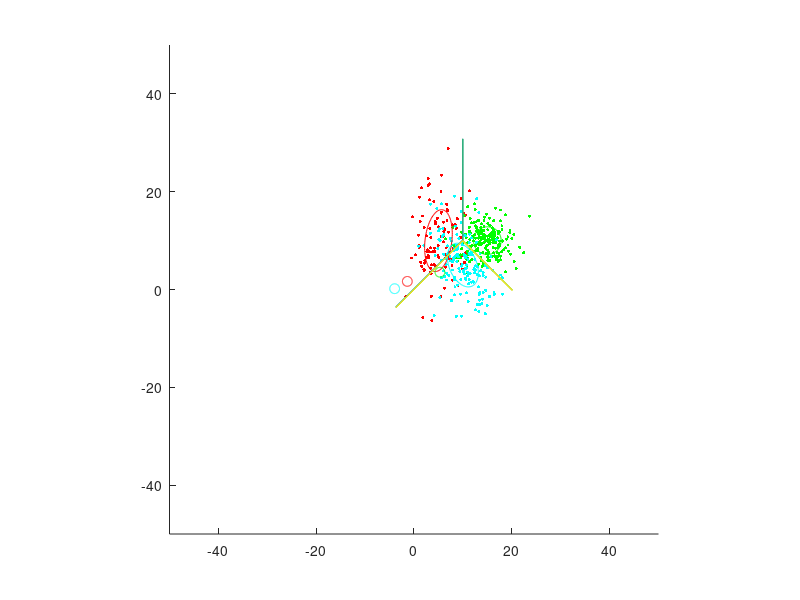
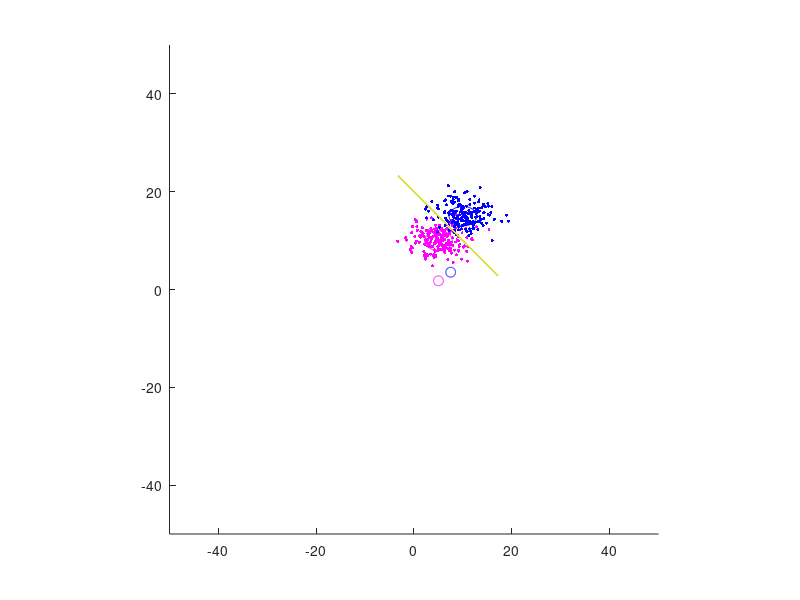

The MATLAB source for these figures, in order:
function main

    clear;
    clf();

    gridSize = 0.1;
    %CASE 1:

    Na = 200;
    muA = [5; 10];
    covarA = [8 0; 0 4];
    colourA = 'm'

    Nb = 200;
    muB = [10; 15];
    covarB = [8 0; 0 4];
    colourB = 'b'

    %CASE 2:
    Nc = 100;
    muC = [5; 10];
    covarC = [8 4; 4 40];
    colourC = 'r'

    Nd = 200;
    muD = [15; 10];
    covarD = [8 0; 0 8];
    colourD = 'g'

    Ne = 150;
    muE = [10; 5];
    covarE = [10 -5; -5 20;]
    colourE = 'c'

    %Generate bivariate normal distribution with mean vector and covariance
    %matrix
    dataA = gen_normal_distribution(Na, muA, covarA);
    figure(1);
    scatter(dataA(:,1), dataA(:,2), 5, colourA, 'filled');
    hold on;

    dataB = gen_normal_distribution(Nb, muB, covarB);
    scatter(dataB(:,1), dataB(:,2), 5, colourB, 'filled');
    hold on;

    figure(2);
    dataC = gen_normal_distribution(Nc, muC, covarC);
    scatter(dataC(:,1), dataC(:,2), 5, colourC, 'filled');
    hold on;
    dataD = gen_normal_distribution(Nd, muD, covarD);
    scatter(dataD(:,1), dataD(:,2), 5, colourD, 'filled');
    hold on;
    dataE = gen_normal_distribution(Ne, muE, covarE);
    scatter(dataE(:,1), dataE(:,2), 5, colourE, 'filled');
    hold on;

    %Find whitening transform W -> unit std.dev. contour
    [eigen_vec_A, eigen_diag_A] = get_eigenvalues(covarA);

    %plot ellipse
    figure(1);
    thetaA = atan2(eigen_vec_A(3),eigen_vec_A(1));
    draw_ellipse(muA(1), muA(2), thetaA, sqrt(eigen_diag_A(1)), sqrt(eigen_diag_A(4)), colourA);
    hold on;

    [eigen_vec_B, eigen_diag_B] = get_eigenvalues(covarB);
    thetaB = atan2(eigen_vec_B(3),eigen_vec_B(1));
    draw_ellipse(muB(1), muB(2), thetaB, sqrt(eigen_diag_B(1)), sqrt(eigen_diag_B(4)), colourB);
    hold on;

    figure(2);
    [eigen_vec_C, eigen_diag_C] = get_eigenvalues(covarC);
    thetaC = atan2(eigen_vec_C(3),eigen_vec_C(1));
    draw_ellipse(muC(1), muC(2), thetaC, sqrt(eigen_diag_C(1)), sqrt(eigen_diag_C(4)), colourC);
    hold on;

    [eigen_vec_D, eigen_diag_D] = get_eigenvalues(covarD);
    thetaD = atan2(eigen_vec_D(3),eigen_vec_D(1));
    draw_ellipse(muD(1), muD(2), thetaD, sqrt(eigen_diag_D(1)), sqrt(eigen_diag_D(4)), colourD);
    hold on;

    [eigen_vec_E, eigen_diag_E] = get_eigenvalues(covarE);
    thetaE = atan2(eigen_vec_E(3),eigen_vec_E(1));
    draw_ellipse(muE(1), muE(2), thetaE, sqrt(eigen_diag_E(1)), sqrt(eigen_diag_E(4)), colourE);
    hold on;

    whiten_A = eigen_diag_A^(-1/2) * transpose(eigen_vec_A);
    whiten_B = eigen_diag_B^(-1/2) * transpose(eigen_vec_B);
    whiten_C = eigen_diag_C^(-1/2) * transpose(eigen_vec_C);
    whiten_D = eigen_diag_D^(-1/2) * transpose(eigen_vec_D);
    whiten_E = eigen_diag_E^(-1/2) * transpose(eigen_vec_E);

    muA_whitened = whiten_A * muA;
    muB_whitened = whiten_B * muB;
    muC_whitened = whiten_C * muC;
    muD_whitened = whiten_D * muD;
    muE_whitened = whiten_E * muE;

    figure(1)
    %draw unit standard deviation contours of class A and B
    draw_circle(muA_whitened, colourA);
    draw_circle(muB_whitened, colourB);

    %MED: plot MED decision boundary with original means
%     syms xA xB;
%     %ezplot(transpose(muB - muA)*[xA; xB] + 1/2 * (transpose(muA) * muA - transpose(muB) * muB) == 0, [-100, 100]);
%     %GED: plot GED decision boundary with Whitening-transformed means
%     syms xA_w xB_w;
%     ezplot(transpose(muB_whitened - muA_whitened)*[xA_w; xB_w] + 1/2 * (transpose(muA_whitened) * muA_whitened - transpose(muB_whitened) * muB_whitened) == 0, [-100, 100]);

    %MAP:
%     countAB = size(dataA) + size(dataB);
%     pA = size(dataA)/countAB;
%     pB = size(dataB)/countAB;
    %MAP_2classes(covarA, covarB, muA, muB, pA, pB);

    %NN:
    %For every point in A, find shortest distance to a B point, find mid
    %distance

    figure(2)
    %draw unit standard deviation contours of class C, D and E
    draw_circle(muC_whitened, colourC);
    draw_circle(muD_whitened, colourD);
    draw_circle(muE_whitened, colourE);
    %do we find 3 decision boundaries of A/B, A/C and B/C because we have
    %three classes?
    %syms xC xD xE;
    %explot();


    %-----------------
    %
    %-----------------
    AB_means = [muA muB]
    AB_tmeans = [muA_whitened muB_whitened]
    AB_transforms = [whiten_A whiten_B]
    
    CDE_means = [muC muD muE]
    CDE_tmeans = [muC_whitened muD_whitened muE_whitened]
    CDE_transforms = [whiten_C whiten_D whiten_E]
    
    %Grid Helper
    [xVals_AB, yVals_AB, grid_AB] = prepareGrid(gridSize, dataA, dataB);
    [xVals_CDE, yVals_CDE, grid_CDE] = prepareGrid(gridSize, dataC, dataD, dataE);

    
    ab = plot_MED(grid_AB, xVals_AB, yVals_AB, AB_means, 1);
    figure(1);
    contour(xVals_AB, yVals_AB,ab);
    hold on;
    cde = plot_MED(grid_CDE, xVals_CDE, yVals_CDE, CDE_means, 2);
    figure(2);
    contour(xVals_CDE, yVals_CDE,cde);
    hold on;
    %plot_GED(grid_AB, xVals_AB, yVals_AB, AB_tmeans, AB_transforms);
    
    print('help')
end

function MAP_2classes(s1, s2, mu1, mu2, p1, p2)
    q0 = inv(s1) - inv(s2)
    q1 = 2 * (transpose(mu2)* inv(s2) - transpose(mu1)* inv(s1))
    q2 = transpose(mu1) * inv(s1) * mu1 - transpose(mu2)* inv(s2) * mu2
    q3 = -1 * log(p2/p1)
    q4 = -1 * log(det(s1)/det(s2))

    syms x1 x2;
    ezplot([x1 x2] * q0 * [x1; x2] + q1 * [x1;x2] + q2 + 2 * q3 + q4 == 0, [-100, 100]);
end

function gauss = gen_normal_distribution(N, mu, covar)
    rand = randn(N,2);
    R = chol(covar);
    gauss = repmat(transpose(mu), length(rand), 1) + rand*R;
end

function [V,D] = get_eigenvalues(matrix)
    [V,D] = eig(matrix);
end

function cir = draw_circle(mu, colour)
    x = mu(1);
    y = mu(2);

    ang =0:0.01:2*pi;
    xp = 1*cos(ang);
    yp = 1*sin(ang);
    plot(x + xp, y + yp, colour);
    axis([-50 50 -50 50]);
    axis('square');
    hold on;
end

function draw_ellipse(x,y,theta,a,b, colour)

if nargin<5, error('Too few arguments to Plot_Ellipse.'); end;

np = 100;
ang = [0:np]*2*pi/np;
pts = [x;y]*ones(size(ang)) + [cos(theta) -sin(theta); sin(theta) cos(theta)]*[cos(ang)*a; sin(ang)*b];
plot( pts(1,:), pts(2,:), colour);

end

%Returns an array of [minimum, the class that was classified]
function classType = MED_Class(point, meanArgs)
classDistances=[];

%compare mean A and mean B
for i = 1:length(meanArgs)
%     distance = sum(meanArgs(:,i) - point).^2;
    m = meanArgs(:,i);
    distance = sqrt((m(1)-point(1))^2 + (m(2)-point(2))^2);
    classDistances =[classDistances distance];
end

[minDistance, classType] = min(classDistances);
end

%Returns an array of [minimum, the class that was classified]
function classType = GED_Class(point, meanArgs, transformArgs)
classDistances=[];

for i = 1:length(meanArgs)
    shit = i*2;
    pt_transformed = transformArgs(:, shit -1 : shit) * point;
    m = meanArgs(:,i);
    distance = sqrt((m(1)-pt_transformed(1))^2 + (m(2)-pt_transformed(2))^2);
    %distance = sum(meanArgs(:,i) - pt).^2;
    classDistances =[classDistances distance];
end

[minDistance, classType] = min(classDistances);
end

% varargs - can take in multiple args, like varargs in java
%           random gaussian distrubution points
function [xVals, yVals, classGrid] = prepareGrid (gridSize, varargin)
    offset = 2;
    
    % Input gridsize and the (2D) data sets
    minX_val=[];
    minY_val=[];
    maxX_val=[];
    maxY_val=[];
    X_lens = [];
    Y_lens = [];
    %iterate through each dataset and get the bounds
    for i = 1:length(varargin)
        xVals = varargin{i}(:, 1);
        yVals = varargin{i}(:, 2);
        %bullshit matlab syntax
        minX_val = [minX_val min(xVals)];
        maxX_val = [minX_val max(xVals)];
        minY_val = [minY_val min(yVals)];
        maxY_val = [maxY_val max(yVals)];
        X_lens = [X_lens length(xVals)];
        Y_lens = [Y_lens length(yVals)];
    end
    
    %return a nice grid
    xVals = min(minX_val) - offset: gridSize : max(maxX_val) + offset;
    yVals = min(minY_val) - offset: gridSize : max(maxY_val) + offset;
    
    %classGrid = zeros(length(yVals), length(xVals));
    classGrid = zeros(length(yVals), length(xVals));

end

function classifier = plot_MED(grid, xVals, yVals, meanArgs, fig)

    classifier = repmat(grid, 1);
    for i = 1:numel(classifier)
%         disp(i)
        [row col] = ind2sub(size(classifier), i);
%         disp(strcat('col', num2str(col)));
%         disp(strcat('row', num2str(row)));
        classIndex = MED_Class([xVals(col);yVals(row)], meanArgs);
        classifier(i) = classIndex;
    end
    
%     return classifier;
%     figure;
%     contour(classifier);
%     hold on;
end

function plot_GED(grid, xVals, yVals, mean_transformed_Args, mat_transforms)

    classifier = repmat(grid, 1);
    for i = 1:numel(classifier)
        [row col] = ind2sub(size(classifier), i);
        classIndex = GED_Class([xVals(col);yVals(row)], mean_transformed_Args, mat_transforms);
        classifier(i) = classIndex;       
    end
    figure(1);
    contour(classifier);   
end
